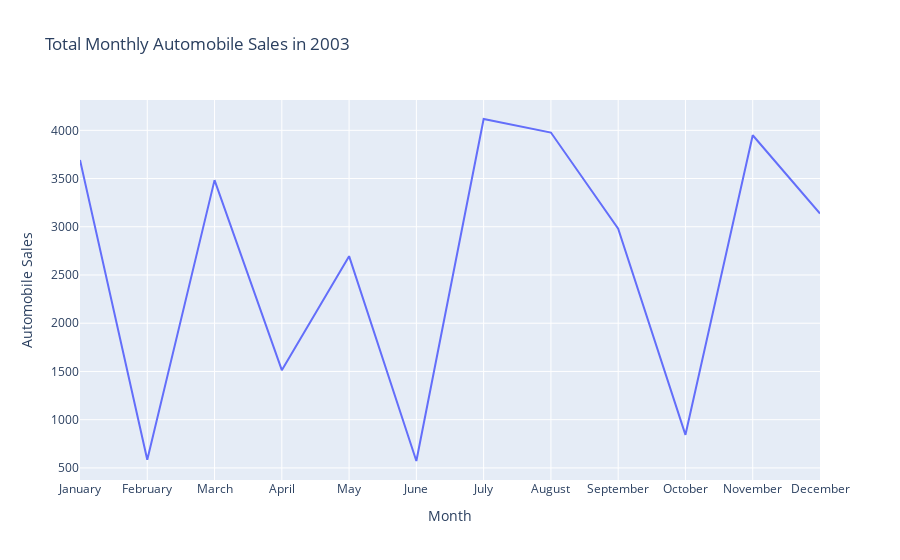

This figure's notebook cell:
### Markdown cell above
### Total **Monthly** Automobile Sales in _given_ year

### Code cell
y = int(input("Enter the year : "))
data_y = df[df['Year'] == y]

monthly_data = data_y.groupby('Month')['Automobile_Sales'].sum().reset_index()
monthly_data.sort_values(by='Month', key=lambda x: pd.to_datetime(x, format='%B'), inplace=True)

Y_chart2 = px.line(monthly_data, x='Month', y='Automobile_Sales', title=f'Total Monthly Automobile Sales in {y}',
                  labels={"Month": "Month", "Automobile_Sales": "Automobile Sales"},)

Y_chart2

### Figure 1 — Plotly figure (JSON) as saved in the notebook; plotly's stock layout.template omitted (floating-point values rounded to 4 significant figures)
{"data": [{"hovertemplate": "Month=%{x}<br>Automobile Sales=%{y}<extra></extra>", "legendgroup": "", "line": {"color": "#636efa", "dash": "solid"}, "marker": {"symbol": "circle"}, "mode": "lines", "name": "", "orientation": "v", "showlegend": false, "type": "scatter", "x": ["January", "February", "March", "April", "May", "June", "July", "August", "September", "October", "November", "December"], "xaxis": "x", "y": [3693.0, 585.1, 3484.0, 1513.0, 2696.0, 571.6, 4118.0, 3977, 2981.0, 842.9, 3949, 3138.0], "yaxis": "y"}], "layout": {"legend": {"tracegroupgap": 0}, "title": {"text": "Total Monthly Automobile Sales in 2003"}, "xaxis": {"anchor": "y", "domain": [0, 1], "title": {"text": "Month"}}, "yaxis": {"anchor": "x", "domain": [0, 1], "title": {"text": "Automobile Sales"}}}}
